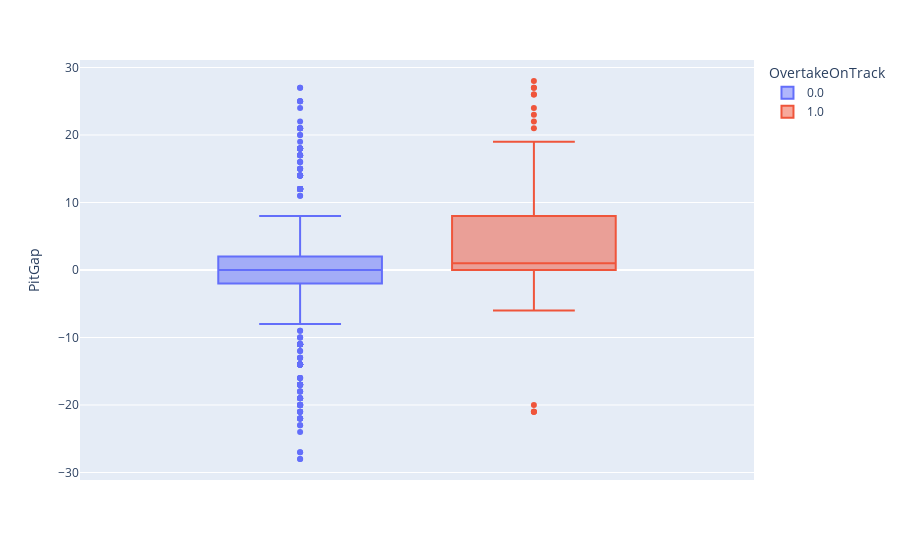

Notebook cell for this chart:
### Code cell
px.box(ot2.loc[ot2.Flag == 'Green'],y='PitGap',color='OvertakeOnTrack')

### Figure 1 — Plotly figure (JSON) as saved in the notebook; plotly's stock layout.template omitted (floating-point values rounded to 4 significant figures; data arrays with more than 128 entries replaced by an {"elided": "..."} marker saying what was removed)
{"data": [{"alignmentgroup": "True", "hovertemplate": "OvertakeOnTrack=0.0<br>PitGap=%{y}<extra></extra>", "legendgroup": "0.0", "marker": {"color": "#636efa"}, "name": "0.0", "notched": false, "offsetgroup": "0.0", "orientation": "v", "showlegend": true, "type": "box", "x0": " ", "xaxis": "x", "y": {"elided": "1258 int values"}, "y0": " ", "yaxis": "y"}, {"alignmentgroup": "True", "hovertemplate": "OvertakeOnTrack=1.0<br>PitGap=%{y}<extra></extra>", "legendgroup": "1.0", "marker": {"color": "#EF553B"}, "name": "1.0", "notched": false, "offsetgroup": "1.0", "orientation": "v", "showlegend": true, "type": "box", "x0": " ", "xaxis": "x", "y": [2, 0, 0, 0, 0, 0, -2, 0, 0, -2, -2, 11, 0, 1, 1, 0, 0, 11, 2, 11, 3, 16, 14, 4, 4, 0, -1, 28, 13, 15, 14, 16, 16, 1, 19, 6, 4, 5, 1, 8, 4, 1, 8, -4, 3, -4, 4, 0, -2, 4, 26, 27, 27, 26, 0, 22, 1, 23, 18, 2, 19, 3, 2, 3, 24, 1, 2, -2, -2, -3, -5, -1, -6, 1, 4, -1, -2, -5, 1, -3, 3, 1, 21, 0, -3, -21, -21, -20, -21, 0], "y0": " ", "yaxis": "y"}], "layout": {"autosize": true, "boxmode": "group", "legend": {"title": {"text": "OvertakeOnTrack"}, "tracegroupgap": 0}, "margin": {"t": 60}, "xaxis": {"anchor": "y", "autorange": true, "domain": [0, 1], "range": [-0.5051, 0.5051], "type": "category"}, "yaxis": {"anchor": "x", "autorange": true, "domain": [0, 1], "range": [-31.11, 31.11], "title": {"text": "PitGap"}, "type": "linear"}}}
